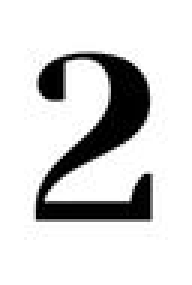
#> input picture NEW_NUMBERS/14.jpg, 64 x 95 px, given in place of 14.png, which was not available (shown 3 times larger)
$ jupyter execute --allow-errors phase2_initial.ipynb
#> lines starting #> are read from the running program, lines starting #| are printed output that depends on the picture; after the words box and inside, x2 and y2 are one past the last pixel; in counts of white or black regions, pixels touching at a corner belong together; pictures that were not available may be replaced by others from this repository, and a replacement may not be noted
[cell 1]
import cv2
import numpy as np
import pandas as  pd
import matplotlib.pyplot as plt
i = 14

[cell 2]
img = cv2.imread(f'data/train/{i}.png')
#> img is the input picture: shape (95, 64, 3); min 0, max 255, mean 214.1
# bfilter= cv2.bilateralFilter(img,11,17,17)
# gray = cv2.cvtColor(bfilter,cv2.COLOR_BGR2GRAY)
# edges = cv2.Canny(gray,30,150)
gray = cv2.cvtColor(img, cv2.COLOR_BGR2GRAY)
thresh = cv2.adaptiveThreshold(gray, 255, 1, 1, 11, 2)
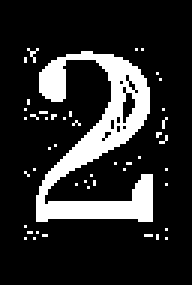
#> thresh: shape (95, 64) (shown 3 times larger); 16.6% white; 46 white regions (45 under 20 px), largest, box (x1, y1, x2, y2) and area: (12, 17, 51, 74) 931
# define the kernel
kernel = np.ones((3, 3), np.uint8)

# opening the image
opening = cv2.morphologyEx(thresh, cv2.MORPH_OPEN, kernel, iterations=1)
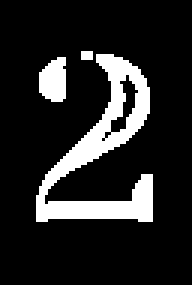
#> opening: shape (95, 64) (shown 3 times larger); 14.8% white; 3 white regions (1 under 20 px), largest, box (x1, y1, x2, y2) and area: (12, 18, 51, 74) 775, (13, 19, 22, 34) 110

# closing the image
closing = cv2.morphologyEx(opening, cv2.MORPH_CLOSE, kernel, iterations=1)
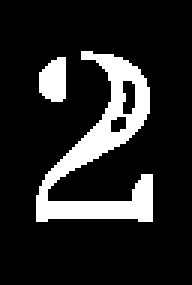
#> closing: shape (95, 64) (shown 3 times larger); 15% white; 2 white regions, box (x1, y1, x2, y2) and area: (12, 17, 51, 74) 802, (13, 19, 22, 34) 111
plt.imshow(closing,cmap='gray')

#> (a cell that did not finish here is left out)

[cell 4]
def get_gt_contours(i):
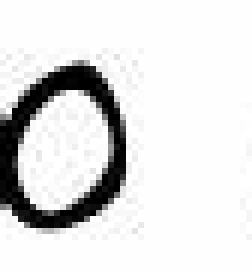
#> input picture Templates/numbers/PineTools.com_2023-05-08_07h18m28s/PineTools.com_files/row-1-column-1.png, 42 x 45 px, found by its file name (shown 6 times larger)
#> further down, template is the input picture: shape (45, 42, 3); min 0, max 255, mean 223
#> `ret, img_thresh = cv2.threshold(gray, 127, 255, cv2.THRESH_BINARY_INV)`:
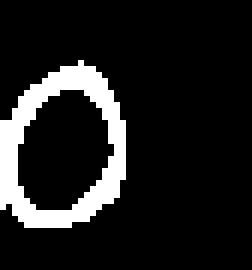
#> img_thresh: shape (45, 42) (shown 6 times larger); 12.1% white; 1 white region, box (x1, y1, x2, y2) and area: (0, 10, 21, 38) 228
    gt_contours = []
    boxes = digitStruct.loc[f'{str(i)}.png', 'boxes']
    for box in boxes:
        x = box['left']
        y = box['top']
        w = box['width']
        h = box['height']
        gt_contours.append([x, y, x+w, y+h])
    return gt_contours

#> (a cell that did not finish here is left out)

[cell 6]
gt_boxes = img.copy()
#> (the rest of this cell did not finish here and is left out)

#> (a cell that did not finish here is left out)

#> (a cell that did not finish here is left out)

#> (a cell that did not finish here is left out)

[cell 10]
templates = []
#> (the rest of this cell did not finish here and is left out)

#> (a cell that did not finish here is left out)

[cell 12]
best_match_score = 0
#> best_match_score = 0
best_match_index = 0
#> (the rest of this cell did not finish here and is left out)
